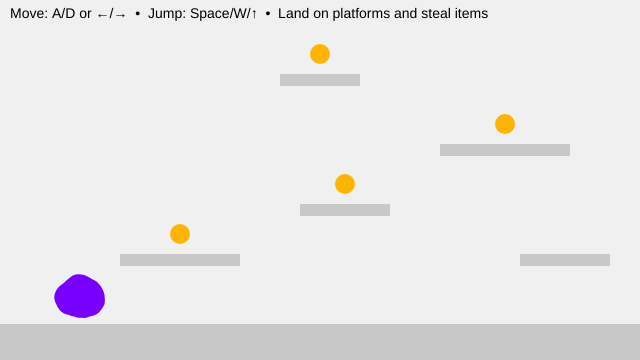
Frame 1 (no input)
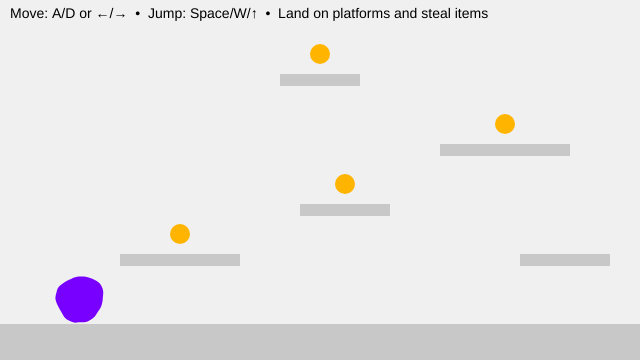
Frame 60 (no input)
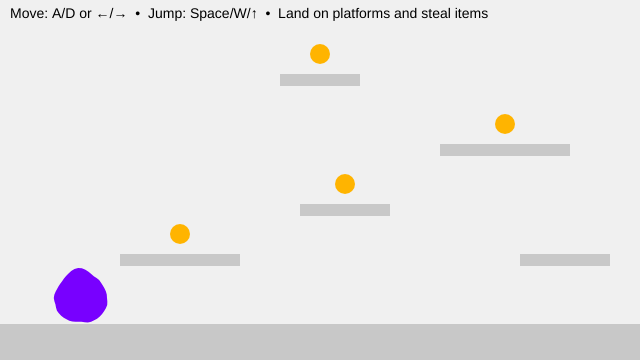
Frame 120 (the mouse pressed at the canvas centre since frame 60)

The p5.js sketch that drew these frames (run headless with seeded random() and noise() and a simulated clock; from frame 60 on, the mouse is pressed at the canvas centre):

// p5.js sketch
// ── sketch.js
// Y-position of the floor (ground level)
let floorY3;

// Items player can steal
let items = [];

// Player character (anxius blob)
let blob3 = {
  // Position (centre of the blob)
  x: 80,
  y: 0,

  // Visual properties
  r: 26, // Base radius
  points: 50, // Number of points used to draw the blob
  wobble: 10, // Edge deformation amount
  wobbleFreq: 0.5, // Time values for breathing animation
  t: 0,
  tSpeed: 0.05,

  // Physics: velocity
  vx: 0, // Horizontal velocity
  vy: 0, // Vertical velocity

  // Movement tuning
  accel: 0.55, // Horizontal acceleration
  maxRun: 4.0, // Maximum horizontal speed
  gravity: 0.65, // Downward force
  jumpV: -11.0, // Initial jump impulse

  // State
  onGround: false, // True when standing on a platform

  // Friction
  frictionAir: 0.995, // Light friction in air
  frictionGround: 0.88, // Stronger friction on ground
};

// List of solid platforms the blob can stand on
// Each platform is an axis-aligned rectangle (AABB)
let platforms = [];

function setup() {
  createCanvas(640, 360);

  // Define the floor height
  floorY3 = height - 36;

  noStroke();
  textFont("sans-serif");
  textSize(14);

  // Create platforms (floor + steps)
  platforms = [
    { x: 0, y: floorY3, w: width, h: height - floorY3 }, // floor
    { x: 120, y: floorY3 - 70, w: 120, h: 12 }, // low step
    { x: 300, y: floorY3 - 120, w: 90, h: 12 }, // mid step
    { x: 440, y: floorY3 - 180, w: 130, h: 12 }, // high step
    { x: 280, y: floorY3 - 250, w: 80, h: 12 }, // highest step
    { x: 520, y: floorY3 - 70, w: 90, h: 12 }, // return ramp
  ];

  // Start the blob resting on the floor
  blob3.y = floorY3 - blob3.r - 1;

  // Create items to steal
  items = [
    { x: 180, y: floorY3 - 90, r: 10 }, // on low step
    { x: 345, y: floorY3 - 140, r: 10 }, // on mid step
    { x: 505, y: floorY3 - 200, r: 10 }, // on high step
    { x: 320, y: floorY3 - 270, r: 10 }, // on highest step
  ];
}

function draw() {
  background(240);

  // --- Draw all platforms ---
  fill(200);
  for (const p of platforms) {
    rect(p.x, p.y, p.w, p.h);
  }

  // Draw all items
  fill(255, 180, 0);
  for (let item of items) {
    ellipse(item.x, item.y, item.r * 2);
  }

  // Check if the blob steals an item
  for (let i = items.length - 1; i >= 0; i--) {
    let d = dist(blob3.x, blob3.y, items[i].x, items[i].y);

    // If the blob touches item = steal it
    if (d < blob3.r + items[i].r) {
      items.splice(i, 1); // remove stolen item
    }
  }

  // --- Input: left/right movement ---
  let move = 0;
  if (keyIsDown(65) || keyIsDown(LEFT_ARROW)) move -= 1; // A or ←
  if (keyIsDown(68) || keyIsDown(RIGHT_ARROW)) move += 1; // D or →
  blob3.vx += blob3.accel * move;

  // --- Apply friction and clamp speed ---
  blob3.vx *= blob3.onGround ? blob3.frictionGround : blob3.frictionAir;
  blob3.vx = constrain(blob3.vx, -blob3.maxRun, blob3.maxRun);

  // --- Apply gravity ---
  blob3.vy += blob3.gravity;

  // --- Collision representation ---
  // We collide using a rectangle (AABB),
  // even though the blob is drawn as a circle
  let box = {
    x: blob3.x - blob3.r,
    y: blob3.y - blob3.r,
    w: blob3.r * 2,
    h: blob3.r * 2,
  };

  // --- STEP 1: Move horizontally, then resolve X collisions ---
  box.x += blob3.vx;
  for (const s of platforms) {
    if (overlap(box, s)) {
      if (blob3.vx > 0) {
        // Moving right → hit the left side of a platform
        box.x = s.x - box.w;
      } else if (blob3.vx < 0) {
        // Moving left → hit the right side of a platform
        box.x = s.x + s.w;
      }
      blob3.vx = 0;
    }
  }

  // --- STEP 2: Move vertically, then resolve Y collisions ---
  box.y += blob3.vy;
  blob3.onGround = false;

  for (const s of platforms) {
    if (overlap(box, s)) {
      if (blob3.vy > 0) {
        // Falling → land on top of a platform
        box.y = s.y - box.h;
        blob3.vy = 0;
        blob3.onGround = true;
      } else if (blob3.vy < 0) {
        // Rising → hit the underside of a platform
        box.y = s.y + s.h;
        blob3.vy = 0;
      }
    }
  }

  // --- Convert collision box back to blob centre ---
  blob3.x = box.x + box.w / 2;
  blob3.y = box.y + box.h / 2;

  // Keep blob inside the canvas horizontally
  blob3.x = constrain(blob3.x, blob3.r, width - blob3.r);

  // --- Draw the animated blob ---
  blob3.t += blob3.tSpeed;
  drawBlobCircle(blob3);

  // --- HUD ---
  fill(0);
  text(
    "Move: A/D or ←/→  •  Jump: Space/W/↑  •  Land on platforms and steal items",
    10,
    18,
  );
}

// Axis-Aligned Bounding Box (AABB) overlap test
// Returns true if rectangles a and b intersect
function overlap(a, b) {
  return (
    a.x < b.x + b.w && a.x + a.w > b.x && a.y < b.y + b.h && a.y + a.h > b.y
  );
}

// Draws the blob using Perlin noise for a soft, breathing effect
function drawBlobCircle(b) {
  fill(120, 0, 255);
  beginShape();

  for (let i = 0; i < b.points; i++) {
    const a = (i / b.points) * TAU;

    // Noise-based radius offset
    const n = noise(
      cos(a) * b.wobbleFreq + 100,
      sin(a) * b.wobbleFreq + 100,
      b.t,
    );

    const r = b.r + map(n, 0, 1, -b.wobble, b.wobble);

    vertex(b.x + cos(a) * r, b.y + sin(a) * r);
  }

  endShape(CLOSE);
}

// Jump input (only allowed when grounded)
function keyPressed() {
  if (
    (key === " " || key === "W" || key === "w" || keyCode === UP_ARROW) &&
    blob3.onGround
  ) {
    blob3.vy = blob3.jumpV;
    blob3.onGround = false;
  }
}

/* In-class tweaks for experimentation:
   • Add a new platform:
     platforms.push({ x: 220, y: floorY3 - 150, w: 80, h: 12 });

   • “Ice” feel → frictionGround = 0.95
   • “Sand” feel → frictionGround = 0.80
*/
